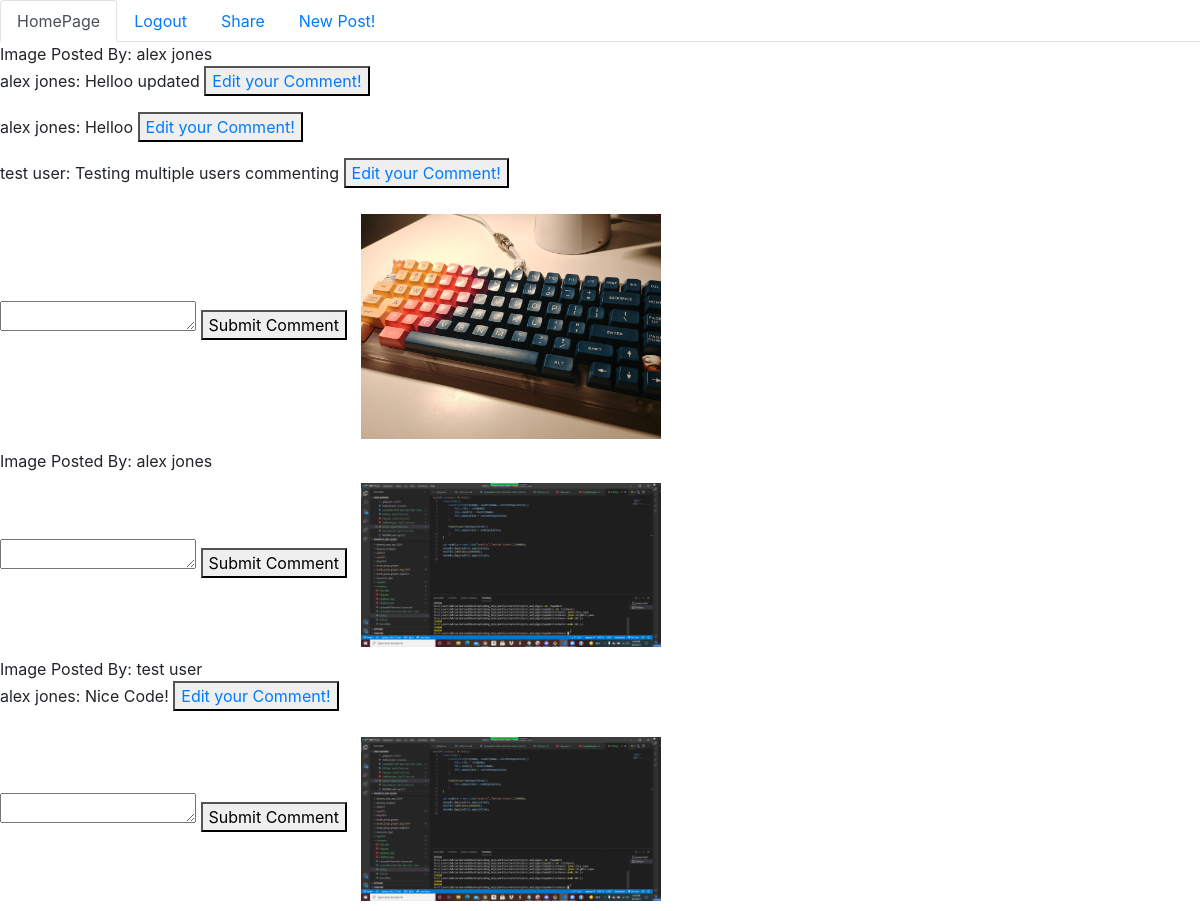
Page /homePage/viewPosts on the committed database.
### techAndCoffeeApp/models.py (models this page shows)
class Post(models.Model):
    posted_by = models.ForeignKey(User, related_name="posts_uploaded", on_delete=models.CASCADE)
    image = models.ImageField(upload_to='images/')
    created_at = models.DateTimeField(auto_now_add=True)
    updated_at = models.DateTimeField(auto_now=True)

class User(models.Model):
    first_name = models.CharField(max_length=255)
    last_name = models.CharField(max_length=255)
    email = models.CharField(max_length=255)
    password = models.CharField(max_length=255)
    created_at = models.DateTimeField(auto_now_add=True)
    updated_at = models.DateTimeField(auto_now=True)
    objects = Usermanager()

class Comment(models.Model):
    comment = models.CharField(max_length=255)
    created_at = models.DateTimeField(auto_now_add=True)
    updated_at = models.DateTimeField(auto_now=True)
    post = models.ForeignKey(Post, related_name="postcomment", on_delete = models.CASCADE)
    user = models.ForeignKey(User, related_name="usercomment", on_delete = models.CASCADE)
    objects = Commentmanager()

### techAndCoffeeApp/views.py (the view)
# urls.py: path('homePage/viewPosts',views.displayImages),
def displayImages(request):
    if request.method == 'GET':
        Posts = Post.objects.all()
        return render(request, 'viewPosts.html',{'Post_images' : Posts})

### techAndCoffeeApp/templates/viewPosts.html (shortened to what this page needs)
<!DOCTYPE html>
<html lang="en">
<head>
    <link rel="stylesheet" href="https://maxcdn.bootstrapcdn.com/bootstrap/4.0.0/css/bootstrap.min.css">
    {% load static %}
    <link rel="stylesheet" href="{% static 'css/style.css' %}" />
</head>
    <body>
    <div class="containerNewPost">
       <div class="navstuff">
                <ul class="nav nav-tabs">
                <li class="nav-item">
                    <a class="nav-link active" href="/homePage">HomePage</a>
                    </li>
                    <li class="nav-item">
                        <a class="nav-link" href="/logout">Logout</a>
                    </li>
                    <li class="nav-item">
                        <a class="nav-link" href="#">Share</a>
                    </li>
                    <li class="nav-item">
                        <a class="nav-link" href="/homePage/image_upload">New Post!</a>
                    </li>
                </ul>
            </div>
        {% for Post in Post_images %}
        <div class="viewPostStuff">
         Image Posted By: {{Post.posted_by.first_name}} {{Post.posted_by.last_name}}
        {% for Comment in Post.postcomment.all %}
        <div>
        <p>{{Comment.user.first_name}} {{Comment.user.last_name}}: {{Comment.comment}} <button> <a href="/homePage/viewPosts/{{Comment.user.id}}/edit">Edit your Comment!</a></button></p>
        </div>
        {% endfor %}
        <form action="/homePage/viewPosts/createcomment"  method="POST">
        <textarea name="comment" cols="17" rows="1"></textarea>
        <button type="submit">Submit Comment</button>
        <img src="{{ Post.image.url }}" class="img-responsive" style="width: 25%; margin-right: 10px; margin:10px" />
        </form>
        </div>
        {% endfor %}
    </div>
    </body>
</html>

### rows in the picture
Post: posted_by.first_name "alex", posted_by.last_name "jones", image (picture)
Comment: user.first_name "alex", user.last_name "jones", comment "Helloo updated"
Comment: user.first_name "alex", user.last_name "jones", comment "Helloo"
Comment: user.first_name "test", user.last_name "user", comment "Testing multiple users commenting"
Post: posted_by.first_name "alex", posted_by.last_name "jones", image (picture)
Post: posted_by.first_name "test", posted_by.last_name "user", image (picture)
Comment: user.first_name "alex", user.last_name "jones", comment "Nice Code!"
